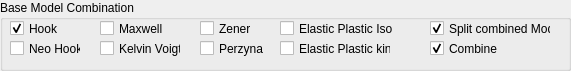
  <widget class="QGroupBox" name="Base_Modell_Combination">
   <property name="geometry">
    <rect>
     <x>10</x>
     <y>190</y>
     <width>571</width>
     <height>71</height>
    </rect>
   </property>
   <property name="title">
    <string>Base Model Combination</string>
   </property>
   <widget class="QCheckBox" name="CB_COMBI_HOOK">
    <property name="geometry">
     <rect>
      <x>10</x>
      <y>20</y>
      <width>71</width>
      <height>17</height>
     </rect>
    </property>
    <property name="text">
     <string>Hook</string>
    </property>
    <property name="checked">
     <bool>true</bool>
    </property>
   </widget>
   <widget class="QCheckBox" name="CB_COMBI_NEO_HOOK">
    <property name="geometry">
     <rect>
      <x>10</x>
      <y>40</y>
      <width>71</width>
      <height>17</height>
     </rect>
    </property>
    <property name="text">
     <string>Neo Hook</string>
    </property>
   </widget>
   <widget class="QCheckBox" name="CB_COMBI_MAXWELL">
    <property name="geometry">
     <rect>
      <x>100</x>
      <y>20</y>
      <width>71</width>
      <height>17</height>
     </rect>
    </property>
    <property name="text">
     <string>Maxwell</string>
    </property>
   </widget>
   <widget class="QCheckBox" name="CB_COMBI_KELVIN_VOIGT">
    <property name="geometry">
     <rect>
      <x>100</x>
      <y>40</y>
      <width>81</width>
      <height>17</height>
     </rect>
    </property>
    <property name="text">
     <string>Kelvin Voigt</string>
    </property>
   </widget>
   <widget class="QCheckBox" name="CB_COMBI_ZENER">
    <property name="geometry">
     <rect>
      <x>200</x>
      <y>20</y>
      <width>51</width>
      <height>17</height>
     </rect>
    </property>
    <property name="text">
     <string>Zener</string>
    </property>
   </widget>
   <widget class="QCheckBox" name="CB_COMBI_PERZYNA">
    <property name="geometry">
     <rect>
      <x>200</x>
      <y>40</y>
      <width>71</width>
      <height>17</height>
     </rect>
    </property>
    <property name="text">
     <string>Perzyna</string>
    </property>
   </widget>
   <widget class="QCheckBox" name="CB_COMBI_ELASTIC_PLASTIC_ISO">
    <property name="geometry">
     <rect>
      <x>280</x>
      <y>20</y>
      <width>121</width>
      <height>17</height>
     </rect>
    </property>
    <property name="text">
     <string>Elastic Plastic Iso</string>
    </property>
   </widget>
   <widget class="QCheckBox" name="CB_COMBI_ELASTIC_PLASTIC_KIN">
    <property name="geometry">
     <rect>
      <x>280</x>
      <y>40</y>
      <width>111</width>
      <height>17</height>
     </rect>
    </property>
    <property name="text">
     <string>Elastic Plastic kin </string>
    </property>
   </widget>
   <widget class="QCheckBox" name="CB_COMBI_SPLIT">
    <property name="geometry">
     <rect>
      <x>430</x>
      <y>20</y>
      <width>121</width>
      <height>17</height>
     </rect>
    </property>
    <property name="text">
     <string>Split combined Model</string>
    </property>
    <property name="checked">
     <bool>true</bool>
    </property>
   </widget>
   <widget class="QCheckBox" name="CB_COMBI">
    <property name="geometry">
     <rect>
      <x>430</x>
      <y>40</y>
      <width>111</width>
      <height>17</height>
     </rect>
    </property>
    <property name="text">
     <string>Combine</string>
    </property>
    <property name="checked">
     <bool>true</bool>
    </property>
   </widget>
  </widget>
